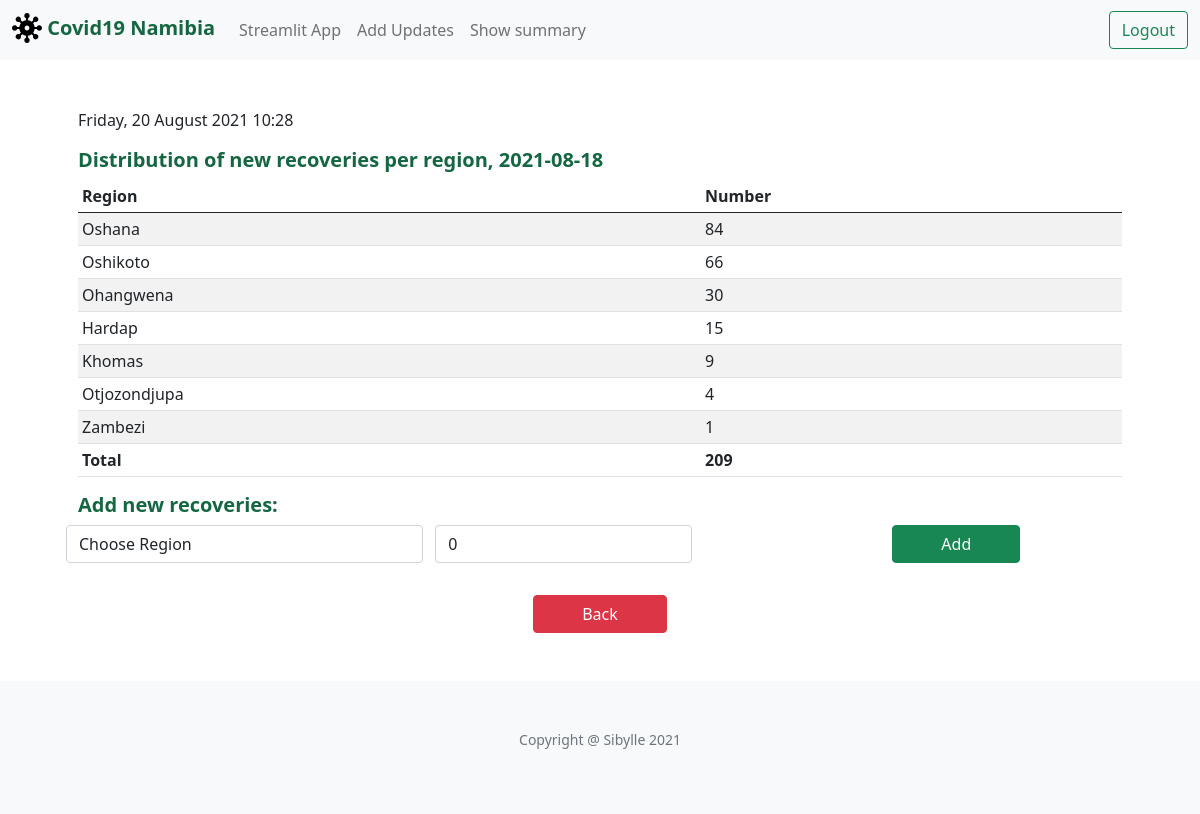
Page /add_recoveries (signed in) on the committed database.
### tables this page shows
CREATE TABLE recoveries(id INTEGER PRIMARY KEY, recoveries_date TEXT NOT NULL,region TEXT NOT NULL, new_recoveries INTEGER, update_date TEXT NOT NULL);

### application.py (the view)
@app.route("/add_recoveries", methods=["GET", "POST"])
@login_required
def add_recoveries():
    now=datetime.now(timezone("Africa/Johannesburg"))
    date_now=now.date()
    row = db.execute("SELECT * FROM active_date")
    new_date_str=row[0]['active_date']
    new_date = datetime.strptime(new_date_str, '%Y-%m-%d').date()
    region_list=[]
    temp = db.execute("SELECT DISTINCT region FROM districts")
    for d in temp:
        region_list.append(d['region'])
    region_list.append("unknown")
    if request.method == "POST":
        if not request.form.get("region"):
            return apology("must provide region", 400)
        if not request.form.get("new_recoveries"):
            no_recoveries=0
        else:
            no_recoveries=int(request.form.get("new_recoveries"))
        region = request.form.get("region")
        check=db.execute("SELECT * FROM recoveries WHERE recoveries_date LIKE ? AND region LIKE ? ", new_date,region)
        if len(check)== 1:
            return render_template("update_recoveries.html",new_date=new_date,check=check[0],now=now)
        db.execute("INSERT INTO recoveries(recoveries_date,region,new_recoveries,update_date) VALUES (?,?,?,?)", new_date,region,no_recoveries,date_now)
        rows = db.execute("SELECT * FROM recoveries WHERE recoveries_date LIKE ? ORDER BY new_recoveries DESC", new_date)
        return render_template("add_recoveries.html",new_date=new_date,region_list=region_list,new_recoveries=rows,now=now)
    else:
        rows = db.execute("SELECT * FROM recoveries WHERE recoveries_date LIKE ? ORDER BY new_recoveries DESC", new_date)
        return render_template("add_recoveries.html",new_date=new_date,region_list=region_list,new_recoveries=rows,now=now)

### application.py (called while the page is built)
def login_required(f):
    @wraps(f)
    def decorated_function(*args, **kwargs):
        if session.get("user_id") is None:
            return redirect("/login")
        return f(*args, **kwargs)
    return decorated_function

@app.after_request
def after_request(response):
    response.headers["Cache-Control"] = "no-cache, no-store, must-revalidate"
    response.headers["Expires"] = 0
    response.headers["Pragma"] = "no-cache"
    return response

### templates/add_recoveries.html (shortened to what this page needs)
{% extends "layout.html" %}
{% block main %}
  <p>{{ now.strftime("%A, %d %B %Y %H:%M") }}</p>
  <h5>Distribution of new recoveries per region, {{ new_date }}</h5>
  <table class="table table-sm table-striped">
    <thead>
        <tr>
           <th scope="col">Region</th>
            <th scope="col">Number</th>
        </tr>
    </thead>
    <tbody>
        {% if new_recoveries %}
        {% for row in new_recoveries %}
        <tr>
            <td class="text-left">{{ row.region }}</td>
            <td class="text-left">{{ row.new_recoveries }}</td>
        </tr>
        {% endfor %}
        <tr>
            <td class="text-left" ><strong>Total</strong></td>
            <td class="text-left"> <strong>{{ new_recoveries|sum("new_recoveries") }}</strong>
        </tr>
        {% endif %}
    </tbody>
  </table>
  <form action="/add_recoveries" method="post">
        <h5> Add new recoveries:</h5>
        <div class="row">
            <select class="form-control col mb-2" name="region">
                <option disabled selected value="">Choose Region</option>
            </select>
            <div class="form-group col mb-2">
                <input autocomplete="off" autofocus class="form-control" name="new_recoveries" placeholder="0" value="0" type="number">
            </div>
            <div class="col text-center">
                <button class="btn btn-success px-5" type="submit">Add</button>
            </div>
        </div>
  </form>
  <div class="text-center mt-4">
      <a class="btn btn btn-danger px-5" href="./" role="button">Back</a>
  </div>
{% endblock %}

### static/styles.css (style rules this page uses)
body { font-weight: 400; font-style: normal; font-size: 16px; opacity: 1; visibility: visible; }
h2,h5 { color: #146740; font-weight:600; }
.form-control { display: inline-block; width: auto; }

### rows in the picture
recoveries: region "Oshana", new_recoveries "84"
recoveries: region "Oshikoto", new_recoveries "66"
recoveries: region "Ohangwena", new_recoveries "30"
recoveries: region "Hardap", new_recoveries "15"
recoveries: region "Khomas", new_recoveries "9"
recoveries: region "Otjozondjupa", new_recoveries "4"
recoveries: region "Zambezi", new_recoveries "1"

### other values in the picture
{{ now.strftime("%A, %d %B %Y %H:%M") }} "Friday, 20 August 2021 10:28"
{{ new_date }} "2021-08-18"
{{ new_recoveries|sum("new_recoveries") }} "209"
